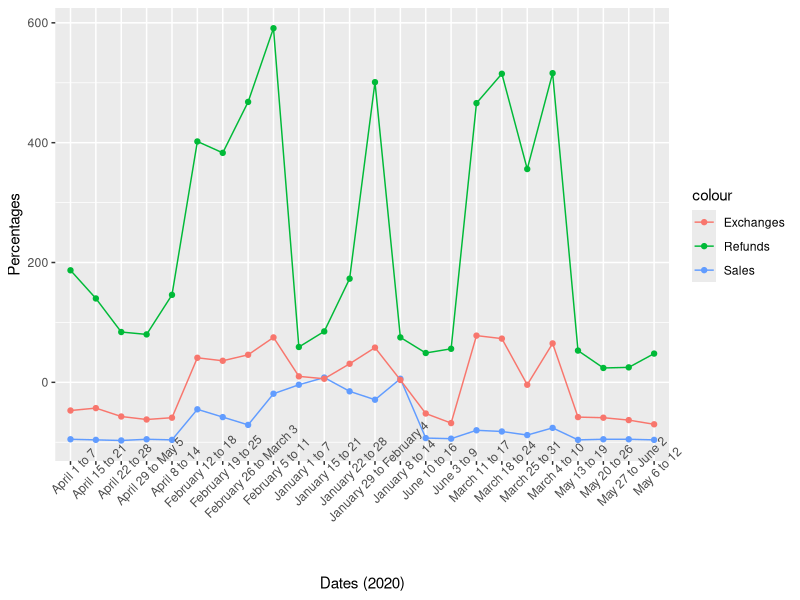
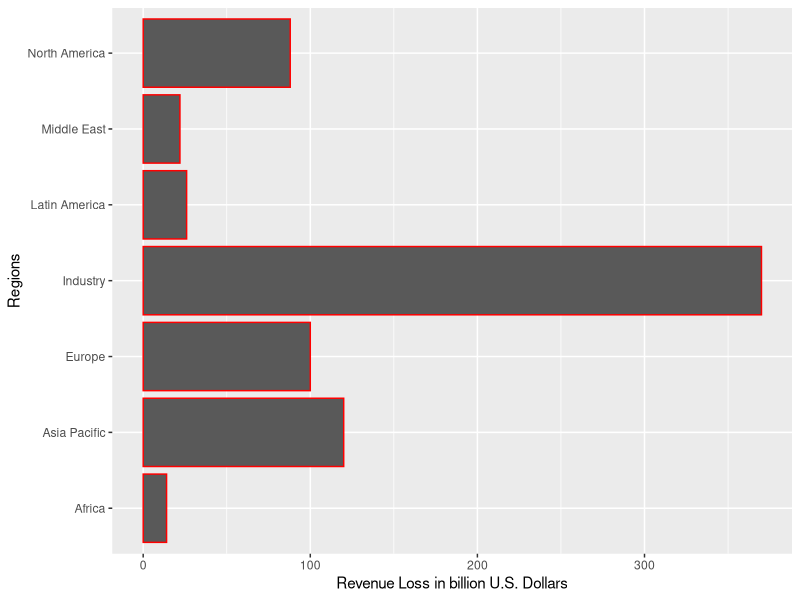

Write the R code that produced these figures, in order.
library("readxl")
library("ggplot2")
#Japan's Ticket sales vs exchanges vs refunds during 2020 Covid Pandemic
japan<- read_excel("japanTicket.xlsx")
ggplot(data=japan, mapping = aes(x=Dates))+
  geom_line(mapping = aes(y=Sales, color="Sales", group =1 ))+
  geom_point(mapping = aes(y=Sales, color="Sales"))+
  geom_line(mapping = aes(y=Exchanges, color="Exchanges",group =1 ))+
  geom_point(mapping = aes(y=Exchanges, color="Exchanges"))+
  geom_line(mapping = aes(y=Refunds, color="Refunds",group =1 ))+
  geom_point(mapping = aes(y=Refunds, color="Refunds"))+
  theme(axis.text.x = element_text(angle = 45))+
  xlab("Dates (2020)")+
  ylab("Percentages")

#Net Revenue loss for each continent
revenue_loss <- read_excel("revenue.xlsx")
colnames(revenue_loss) <- c("region", "revenLoss")
ggplot(revenue_loss, aes(x=revenLoss, y=region)) + 
  geom_bar(stat = "identity", color = 'red')+
  xlab("Revenue Loss in billion U.S. Dollars")+
  ylab("Regions")



  